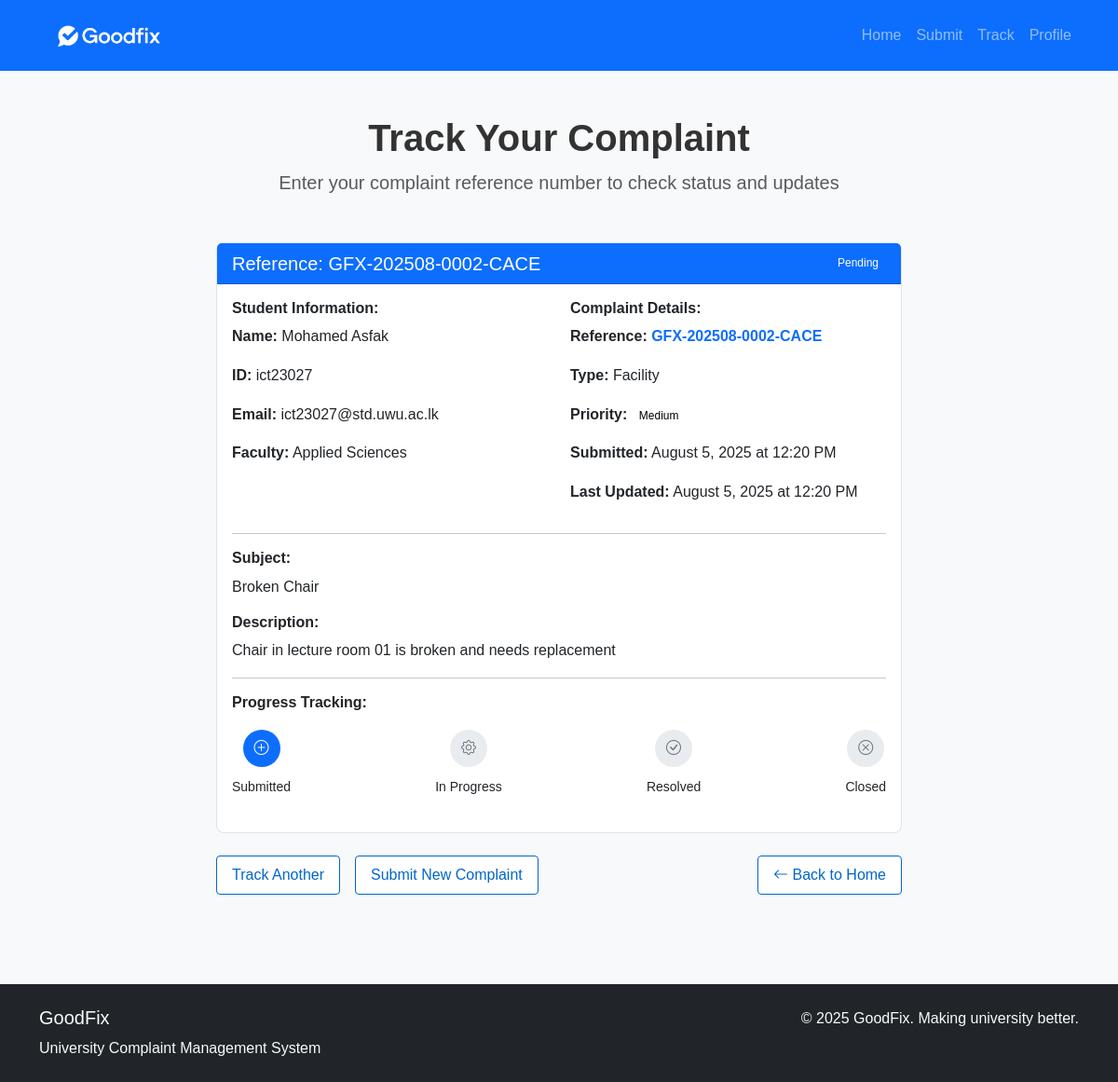
Screenshot of /user/track_complaint.php?id=2 with the database file from the repository.
### tables this page shows
CREATE TABLE complaints (
    id INT PRIMARY KEY AUTO_INCREMENT,
    student_name VARCHAR(100) NOT NULL,
    student_id VARCHAR(20) NOT NULL,
    email VARCHAR(100) NOT NULL,
    faculty VARCHAR(50) NOT NULL,
    complaint_type VARCHAR(50) NOT NULL,
    subject VARCHAR(200) NOT NULL,
    description TEXT NOT NULL,
    status ENUM('pending', 'in_progress', 'resolved', 'closed') DEFAULT 'pending',
    priority ENUM('low', 'medium', 'high', 'urgent') DEFAULT 'medium',
    submitted_at TIMESTAMP DEFAULT CURRENT_TIMESTAMP,
    updated_at TIMESTAMP DEFAULT CURRENT_TIMESTAMP ON UPDATE CURRENT_TIMESTAMP
);

### user/track_complaint.php (the view, shortened to what this page needs)
<?php
include '../includes/header.php';
include '../includes/db.php';
$complaint = null;
if (isset($_GET['id'])) {
    $complaint_id = (int)$_GET['id'];
    $stmt = $pdo->prepare("SELECT * FROM complaints WHERE id = ?");
    $stmt->execute([$complaint_id]);
    $complaint = $stmt->fetch();
}
?>
<main>
    <div class="container py-5">
        <div class="row justify-content-center">
            <div class="col-lg-8">
                <div class="text-center mb-5">
                    <h1 class="fw-bold">
                      Track Your Complaint
                    </h1>
                    <p class="lead text-muted">Enter your complaint reference number to check status and updates</p>
                </div>
                <?php if ($complaint): ?>
                <?php
                $year_month = date('Ym', strtotime($complaint['submitted_at']));
                $complaint_id_padded = str_pad($complaint['id'], 4, '0', STR_PAD_LEFT);
                $hash = strtoupper(substr(md5($complaint['id'] . $complaint['submitted_at'] . 'GoodFix2025'), 0, 4));
                $reference_no = 'GFX-' . $year_month . '-' . $complaint_id_padded . '-' . $hash;
                ?>
                <div class="card">
                    <div class="card-header bg-primary text-white d-flex justify-content-between align-items-center">
                        <h5 class="mb-0">
                            Reference: <?php echo $reference_no; ?>
                        </h5>
                        <span class="status text-white">
                            <?php echo ucfirst(str_replace('_', ' ', $complaint['status'])); ?>
                        </span>
                    </div>
                    <div class="card-body">
                        <div class="row">
                            <div class="col-md-6">
                                <h6 class="fw-bold">Student Information:</h6>
                                <p><strong>Name:</strong> <?php echo htmlspecialchars($complaint['student_name']); ?></p>
                                <p><strong>ID:</strong> <?php echo htmlspecialchars($complaint['student_id']); ?></p>
                                <p><strong>Email:</strong> <?php echo htmlspecialchars($complaint['email']); ?></p>
                                <p><strong>Faculty:</strong> <?php echo htmlspecialchars($complaint['faculty'] ?: 'Not specified'); ?></p>
                            </div>
                            <div class="col-md-6">
                                <h6 class="fw-bold">Complaint Details:</h6>
                                <p><strong>Reference:</strong> <span class="text-primary fw-bold"><?php echo $reference_no; ?></span></p>
                                <p><strong>Type:</strong> <?php echo htmlspecialchars($complaint['complaint_type']); ?></p>
                                <p><strong>Priority:</strong>
                                    <span class="priority">
                                        <?php echo ucfirst($complaint['priority']); ?>
                                    </span>
                                </p>
                                <p><strong>Submitted:</strong> <?php echo date('F j, Y \a\t g:i A', strtotime($complaint['submitted_at'])); ?></p>
                                <p><strong>Last Updated:</strong> <?php echo date('F j, Y \a\t g:i A', strtotime($complaint['updated_at'])); ?></p>
                            </div>
                        </div>
                        <hr>
                        <h6 class="fw-bold">Subject:</h6>
                        <p><?php echo htmlspecialchars($complaint['subject']); ?></p>
                        <h6 class="fw-bold">Description:</h6>
                        <p><?php echo nl2br(htmlspecialchars($complaint['description'])); ?></p>
                        <hr>
                        <h6 class="fw-bold">Progress Tracking:</h6>
                        <div class="progress-steps">
                            <div class="d-flex justify-content-between">
                                <div class="text-center">
                                    <div class="step-circle <?php echo ($complaint['status'] == 'pending' || $complaint['status'] == 'in_progress' || $complaint['status'] == 'resolved' || $complaint['status'] == 'closed') ? 'active' : ''; ?>">
                                        <i class="bi bi-plus-circle"></i>
                                    </div>
                                    <small>Submitted</small>
                                </div>
                                <div class="text-center">
                                    <div class="step-circle <?php echo ($complaint['status'] == 'in_progress' || $complaint['status'] == 'resolved' || $complaint['status'] == 'closed') ? 'active' : ''; ?>">
                                        <i class="bi bi-gear"></i>
                                    </div>
                                    <small>In Progress</small>
                                </div>
                                <div class="text-center">
                                    <div class="step-circle <?php echo ($complaint['status'] == 'resolved' || $complaint['status'] == 'closed') ? 'active' : ''; ?>">
                                        <i class="bi bi-check-circle"></i>
                                    </div>
                                    <small>Resolved</small>
                                </div>
                                <div class="text-center">
                                    <div class="step-circle <?php echo ($complaint['status'] == 'closed') ? 'active' : ''; ?>">
                                        <i class="bi bi-x-circle"></i>
                                    </div>
                                    <small>Closed</small>
                                </div>
                            </div>
                        </div>
                    </div>
                </div>
                <div class="text-center mt-4">
                    <div class="d-flex gap-3 justify-content-center">
                        <a href="track_complaint.php" class="btn btn-outline-primary">
                            Track Another
                        </a>
                        <a href="submit_complaint.php" class="btn btn-outline-primary">
                            Submit New Complaint
                        </a>
                        <a href="index.php" class="btn btn-outline-primary ms-auto">
                            <i class="bi bi-arrow-left"></i> Back to Home
                        </a>
                    </div>
                </div>
                <?php endif; ?>
            </div>
        </div>
    </div>
</main>
<?php include '../includes/footer.php'; ?>

### css/style.css (style rules this page uses)
:root { --primary-color: #0066cc; --secondary-color: #6c757d; --success-color: #28a745; --warning-color: #ffc107; --danger-color: #dc3545; --light-gray: #f8f9fa; --border-color: #dee2e6; }
body { font-family: Arial, sans-serif; background-color: var(--light-gray); line-height: 1.6; color: #333; }
.card { border: 1px solid var(--border-color); border-radius: 8px; margin-bottom: 1rem; }
.status { color: #000000; padding: 4px 8px; border-radius: 4px; font-size: 12px; }
.priority { color: #000000; padding: 4px 8px; border-radius: 4px; font-size: 12px; }
.btn { padding: 8px 16px; border-radius: 4px; border: 1px solid transparent; text-decoration: none; display: inline-block; }
.btn-outline-primary { color: var(--primary-color); border-color: var(--primary-color); background-color: white; }
*, *::before, *::after { transition: none !important; animation: none !important; }

### user/track_complaint.php (style rules this page uses)
.step-circle { width: 40px; height: 40px; border-radius: 50%; background-color: #e9ecef; color: #6c757d; display: flex; align-items: center; justify-content: center; margin: 0 auto 8px; transition: all 0.3s ease; }
.step-circle.active { background-color: #0d6efd; color: white; }
.progress-steps { position: relative; margin: 20px 0; }
.progress-steps::before { content: ''; position: absolute; top: 20px; left: 10%; right: 10%; height: 2px; background-color: #e9ecef; z-index: -1; }

### rows the page displays
complaints: reference_no "GFX-202508-0002-CACE", status "Pending", student_name "Mohamed Asfak", student "ict23027", email "ict23027@std.uwu.ac.lk", faculty "Applied Sciences", complaint_type "Facility", priority "Medium", submitted_at "August 5, 2025 at 12:20 PM", updated_at "August 5, 2025 at 12:20 PM", subject "Broken Chair", description "Chair in lecture room 01 is broken and needs replacement"
